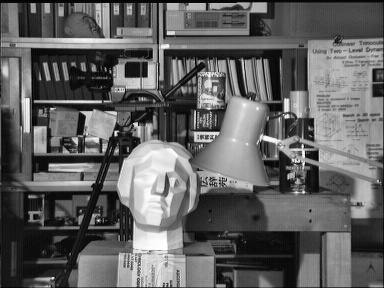
#> input picture opencv/darkimage.png, 384 x 288 px
$ python program14.py
#> lines starting #> are read from the running program, lines starting #| are printed output that depends on the picture
import matplotlib
matplotlib.use("MacOSX")
from matplotlib import pyplot as plt
import cv2
import numpy as np

image = cv2.imread('./darkimage.png', cv2.IMREAD_GRAYSCALE)
#> image is the input picture: shape (288, 384); min 0, max 255, mean 97.6
cv2.imshow("Original", image)

hist = cv2.calcHist([image], [0], None, [256], [0, 256])
#> hist = 256 values, max 1059 at index 13, min 26 at index 254, mean 432
# plot the histogram
plt.figure()
plt.title("Before equalizeHist")
plt.xlabel("Bins")
plt.ylabel("# of Pixels")
x = np.arange(256, dtype='uint8')
y = [int(y[0]) for y in hist]
#> y has the same summary as hist
plt.bar(x, y)
plt.xlim([0, 256])

contractedImage = cv2.equalizeHist(image)
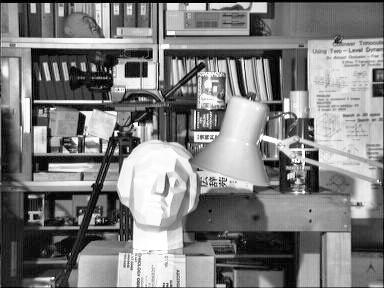
#> contractedImage: shape (288, 384); min 0, max 255, mean 127.8
cv2.imshow("Contracted Image", contractedImage)

hist = cv2.calcHist([contractedImage], [0], None, [256], [0, 256])
#> hist = 256 values, max 1059 at index 13, min 0 at index 6, mean 432
# plot the histogram
plt.figure()
plt.title("After equalizeHist")
plt.xlabel("Bins")
plt.ylabel("# of Pixels")
x = np.arange(256, dtype='uint8')
y = [int(y[0]) for y in hist]
#> y has the same summary as hist
plt.bar(x, y)
plt.xlim([0, 256])

plt.show()
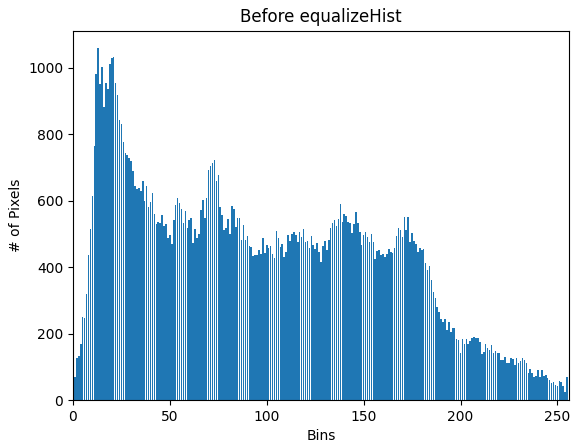
#> figure drawn by matplotlib, 1 panel; tallest bar 1059 high, from x = 12.6 to 13.4
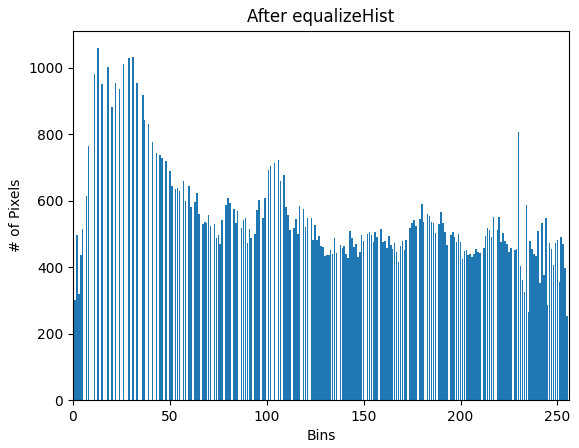
#> figure drawn by matplotlib, 1 panel; tallest bar 1059 high, from x = 12.6 to 13.4
cv2.waitKey(0)
cv2.destroyAllWindows()

$ run again, with opencv/bill.png copied over opencv/darkimage.png
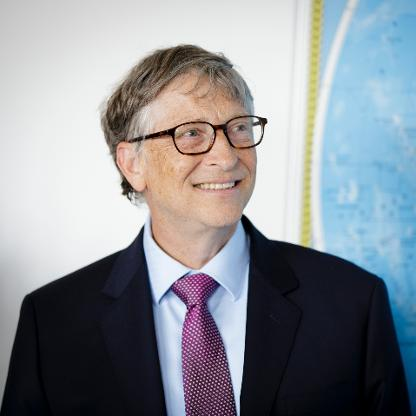
#> input picture opencv/bill.png, 416 x 416 px
#> `hist = cv2.calcHist([image], [0], None, [256], [0, 256])`: hist = 256 values, max 3660 at index 12, min 8 at index 254, mean 676
#> `y = [int(y[0]) for y in hist]`: y has the same summary as hist
#> `contractedImage = cv2.equalizeHist(image)`:
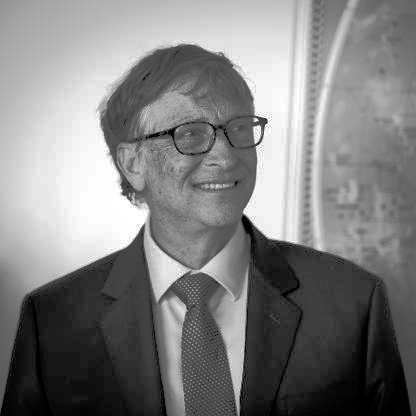
#> contractedImage: shape (416, 416); min 0, max 255, mean 128.1
#> `hist = cv2.calcHist([contractedImage], [0], None, [256], [0, 256])`: hist = 256 values, max 3660 at index 23, min 0 at index 7, mean 676
#> `y = [int(y[0]) for y in hist]`: y has the same summary as hist
#> `plt.show()`:
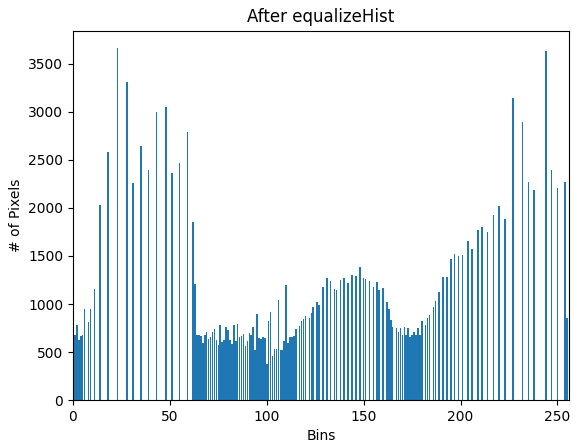
#> figure drawn by matplotlib, 1 panel; tallest bar 3660 high, from x = 22.6 to 23.4

$ run again, with opencv/lake.png copied over opencv/darkimage.png
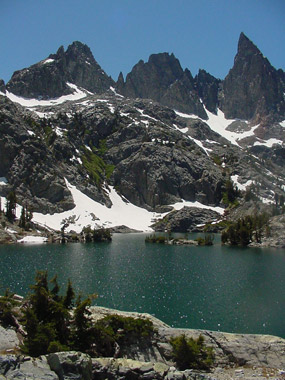
#> input picture opencv/lake.png, 285 x 380 px
#> `hist = cv2.calcHist([image], [0], None, [256], [0, 256])`: hist = 256 values, max 2276 at index 127, min 3 at index 0, mean 423
#> `y = [int(y[0]) for y in hist]`: y has the same summary as hist
#> `contractedImage = cv2.equalizeHist(image)`:
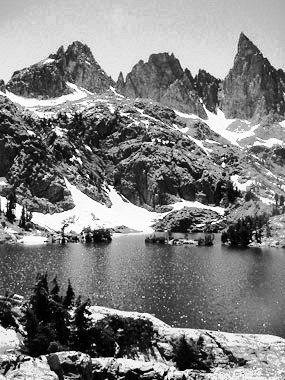
#> contractedImage: shape (380, 285); min 0, max 255, mean 128.7
#> `hist = cv2.calcHist([contractedImage], [0], None, [256], [0, 256])`: hist = 256 values, max 2276 at index 213, min 0 at index 18, mean 423
#> `y = [int(y[0]) for y in hist]`: y has the same summary as hist
#> `plt.show()`:
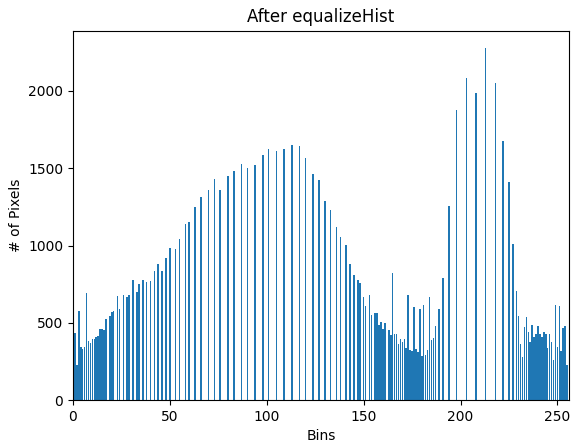
#> figure drawn by matplotlib, 1 panel; tallest bar 2276 high, from x = 212.6 to 213.4
